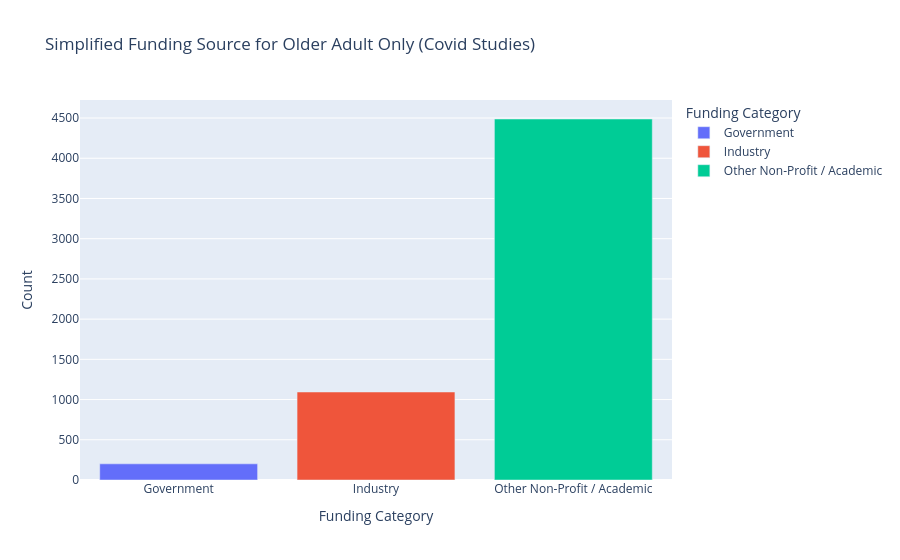

Notebook code for this chart:
### Code cell
def simplify_funder(f):
    if pd.isna(f) or f.strip() == "" or f.lower() == "unknown":
        return "Unknown"
    f = f.lower()
    if "industry" in f:
        return "Industry"
    if "nih" in f or "fed" in f or "federal" in f or "department" in f or "va" in f:
        return "Government"
    if "other" in f or "network" in f or "university" in f or "hospital" in f:
        return "Other Non-Profit / Academic"

    return "Other Non-Profit / Academic"

DF['Funding Category'] = DF['Funded Bys'].apply(simplify_funder)
df_group = DF.groupby(['Funding Category']).size().reset_index(name='Count')

fig = px.bar(
    df_group,
    x='Funding Category',
    y='Count',
    color='Funding Category',
    title='Simplified Funding Source for Older Adult Only (Covid Studies)'
)

fig.show()

### Figure 1 — Plotly figure (JSON) as saved in the notebook; plotly's stock layout.template omitted (floating-point values rounded to 4 significant figures)
{"data": [{"hovertemplate": "Funding Category=%{x}<br>Count=%{y}<extra></extra>", "legendgroup": "Government", "marker": {"color": "#636efa", "pattern": {"shape": ""}}, "name": "Government", "orientation": "v", "showlegend": true, "textposition": "auto", "type": "bar", "x": ["Government"], "xaxis": "x", "y": [201], "yaxis": "y"}, {"hovertemplate": "Funding Category=%{x}<br>Count=%{y}<extra></extra>", "legendgroup": "Industry", "marker": {"color": "#EF553B", "pattern": {"shape": ""}}, "name": "Industry", "orientation": "v", "showlegend": true, "textposition": "auto", "type": "bar", "x": ["Industry"], "xaxis": "x", "y": [1094], "yaxis": "y"}, {"hovertemplate": "Funding Category=%{x}<br>Count=%{y}<extra></extra>", "legendgroup": "Other Non-Profit / Academic", "marker": {"color": "#00cc96", "pattern": {"shape": ""}}, "name": "Other Non-Profit / Academic", "orientation": "v", "showlegend": true, "textposition": "auto", "type": "bar", "x": ["Other Non-Profit / Academic"], "xaxis": "x", "y": [4488], "yaxis": "y"}], "layout": {"barmode": "relative", "legend": {"title": {"text": "Funding Category"}, "tracegroupgap": 0}, "title": {"text": "Simplified Funding Source for Older Adult Only (Covid Studies)"}, "xaxis": {"anchor": "y", "categoryarray": ["Government", "Industry", "Other Non-Profit / Academic"], "categoryorder": "array", "domain": [0, 1], "title": {"text": "Funding Category"}}, "yaxis": {"anchor": "x", "domain": [0, 1], "title": {"text": "Count"}}}}
